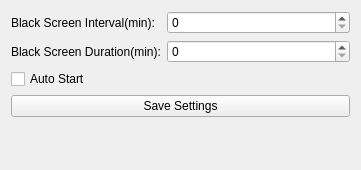
<?xml version="1.0" encoding="UTF-8"?>
<ui version="4.0">
 <class>SettingsWidget</class>
 <widget class="QWidget" name="SettingsWidget">
  <property name="geometry">
   <rect>
    <x>0</x>
    <y>0</y>
    <width>361</width>
    <height>170</height>
   </rect>
  </property>
  <property name="windowTitle">
   <string>Form</string>
  </property>
  <layout class="QVBoxLayout" name="verticalLayout">
   <item>
    <layout class="QFormLayout" name="formLayout">
     <item row="0" column="0">
      <widget class="QLabel" name="label">
       <property name="text">
        <string>Black Screen Interval(min):</string>
       </property>
      </widget>
     </item>
     <item row="0" column="1">
      <widget class="QSpinBox" name="screen_black_interval_spinBox"/>
     </item>
     <item row="1" column="0">
      <widget class="QLabel" name="label_2">
       <property name="text">
        <string>Black Screen Duration(min):</string>
       </property>
      </widget>
     </item>
     <item row="1" column="1">
      <widget class="QSpinBox" name="screen_black_duration_spinBox"/>
     </item>
     <item row="2" column="0">
      <widget class="QCheckBox" name="auto_start_checkBox">
       <property name="text">
        <string>Auto Start</string>
       </property>
      </widget>
     </item>
     <item row="2" column="1">
      <widget class="QLabel" name="label_3">
       <property name="text">
        <string/>
       </property>
      </widget>
     </item>
    </layout>
   </item>
   <item>
    <layout class="QVBoxLayout" name="verticalLayout_2">
     <item>
      <widget class="QPushButton" name="save_settings_pushButton">
       <property name="text">
        <string>Save Settings</string>
       </property>
      </widget>
     </item>
     <item>
      <spacer name="verticalSpacer">
       <property name="orientation">
        <enum>Qt::Vertical</enum>
       </property>
       <property name="sizeHint" stdset="0">
        <size>
         <width>20</width>
         <height>40</height>
        </size>
       </property>
      </spacer>
     </item>
    </layout>
   </item>
  </layout>
 </widget>
 <resources/>
 <connections/>
</ui>
